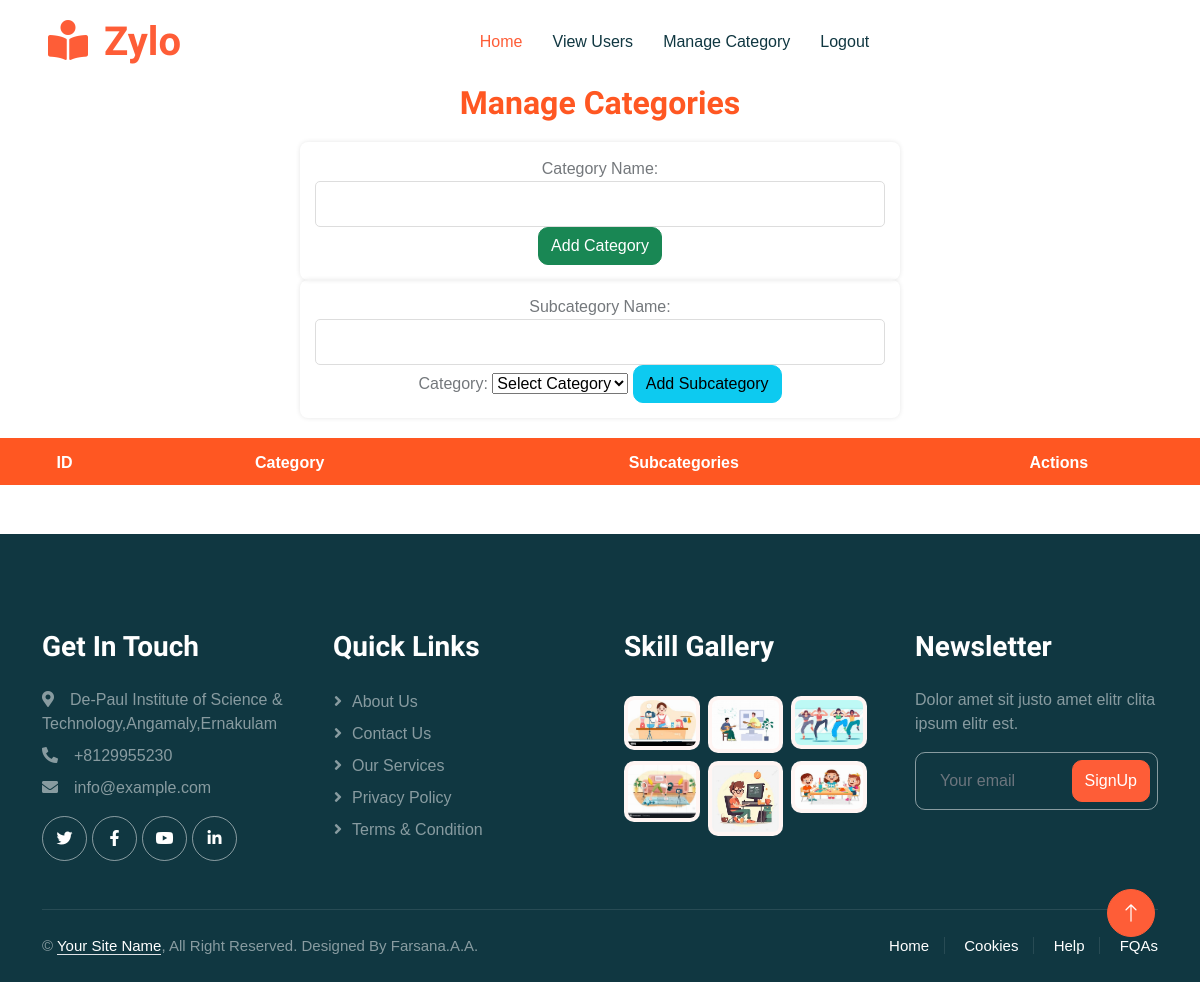
The page /add_category (signed in) on the database as committed earlier.
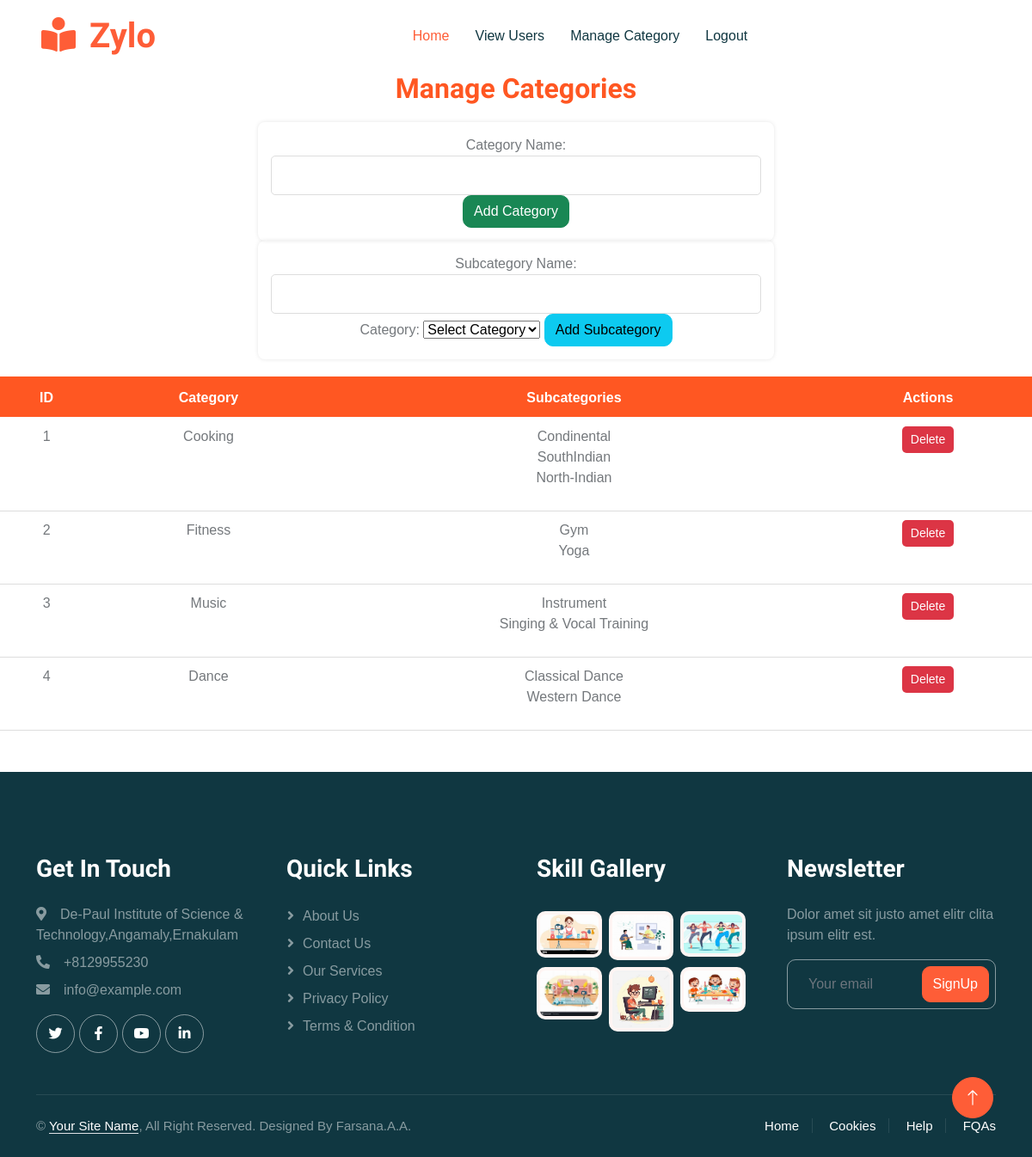
The same page on the database as committed later.
### userapp/models.py (models this page shows, shortened)
class Category(models.Model):
    name = models.CharField(max_length=100, unique=True)

class Subcategory(models.Model):
    name = models.CharField(max_length=100)
    category = models.ForeignKey(Category, on_delete=models.CASCADE, related_name="subcategories")

### userapp/views.py (the view, shortened to what this page needs)
# urls.py: path('add_category',views.add_category,name="add_category") ,
@login_required
def add_category(request):
    categories = Category.objects.all()
    return render(request, 'admin_category.html', {'categories': categories})

### userapp/templates/admin_category.html (shortened to what this page needs)
{% load static %}
{% include 'header.html' %}
<link rel="stylesheet" href="{% static 'css/admincategory.css' %}">
<h2>Manage Categories</h2>
<form method="POST">
    <label for="category_name">Category Name:</label>
    <input type="text" name="category_name" required>
    <button type="submit" name="category_submit" class="btn btn-success">Add Category</button>
</form>
<form method="POST">
    <label for="subcategory_name">Subcategory Name:</label>
    <input type="text" name="subcategory_name" required>
    <label for="category">Category:</label>
    <select name="category" required>
        <option value="">Select Category</option>
    </select>
    <button type="submit" name="subcategory_submit" class="btn btn-info">Add Subcategory</button>
</form>
<table class="table">
    <thead>
        <tr>
            <th>ID</th>
            <th>Category</th>
            <th>Subcategories</th>
            <th>Actions</th>
        </tr>
    </thead>
    <tbody>
        {% for category in categories %}
        <tr>
            <td>{{ category.id }}</td>
            <td>{{ category.name }}</td>
            <td>
                <ul>
                    {% for sub in category.subcategories.all %}
                        <li>{{ sub.name }}</li>
                    {% empty %}
                        <li>No subcategories</li>
                    {% endfor %}
                </ul>
            </td>
            <td>
                <a href="{% url 'delete_category' category.id %}" class="btn btn-danger">Delete</a>
            </td>
        </tr>
        {% endfor %}
    </tbody>
</table>
{% include 'footer.html' %}

Rows that differ between the two databases and show on the page:
added Category: id "1", name "Cooking"
added Subcategory: name "Condinental", shown under "1"
added Subcategory: name "SouthIndian", shown under "1"
added Subcategory: name "North-Indian", shown under "1"
added Category: id "2", name "Fitness"
added Subcategory: name "Gym", shown under "2"
added Subcategory: name "Yoga", shown under "2"
added Category: id "3", name "Music"
added Subcategory: name "Instrument", shown under "3"
added Subcategory: name "Singing & Vocal Training", shown under "3"
added Category: id "4", name "Dance"
added Subcategory: name "Classical Dance", shown under "4"
added Subcategory: name "Western Dance", shown under "4"
